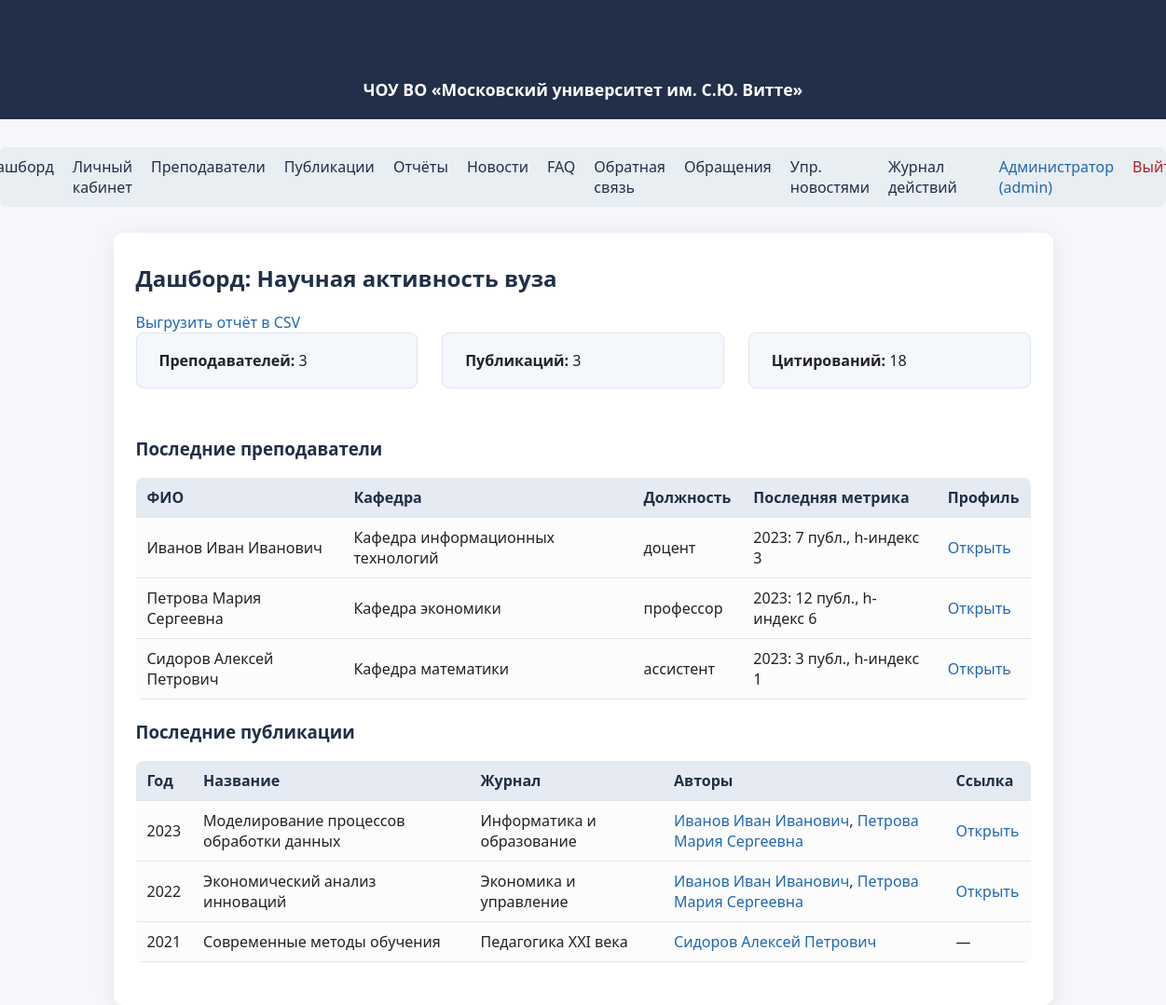
Page / (signed in) on the earlier database version.
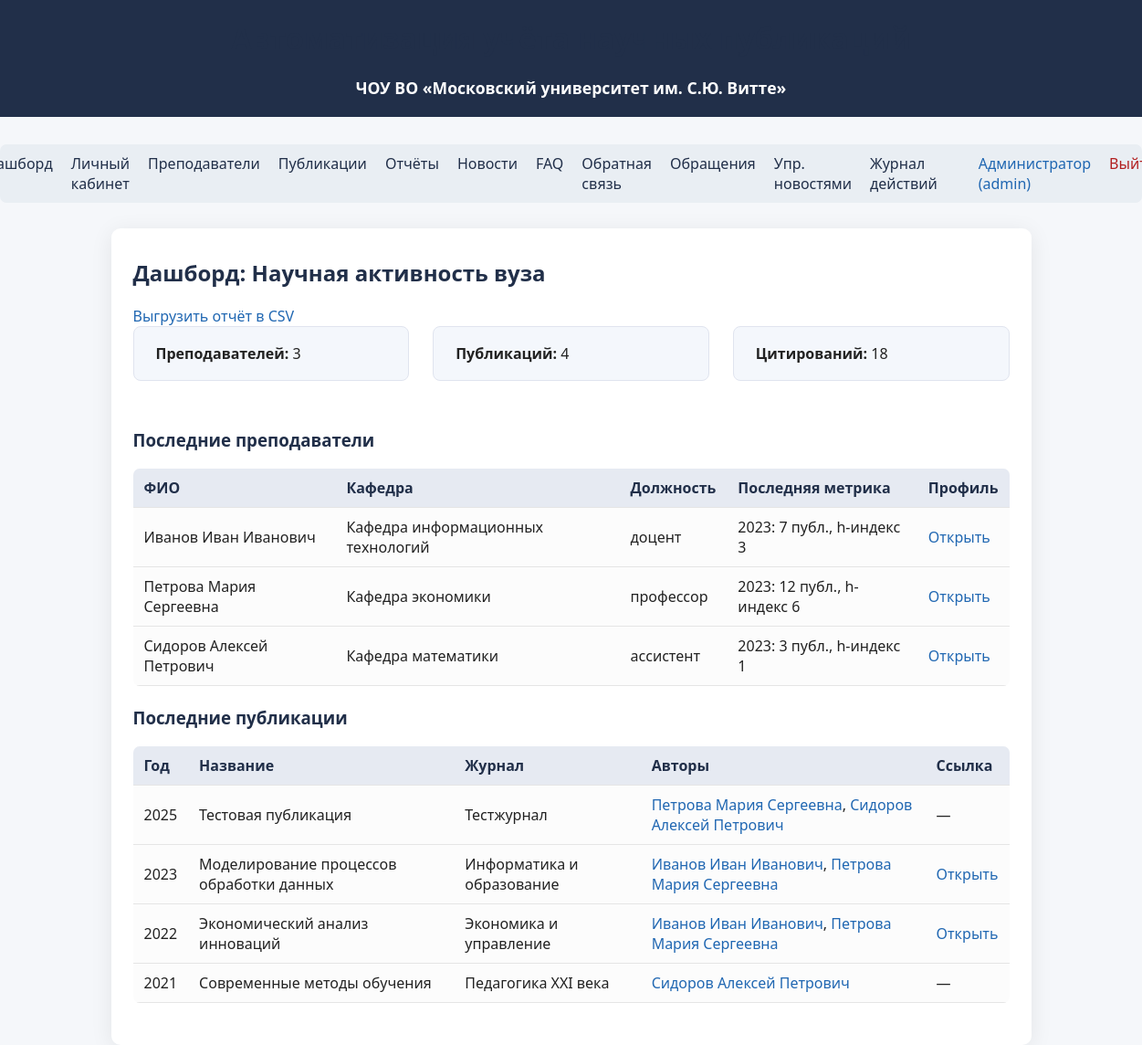
Same page on the later database version.
### tables this page shows
CREATE TABLE lecturers (
            id INTEGER PRIMARY KEY AUTOINCREMENT,
            fio TEXT,
            position TEXT,
            department TEXT,
            academic_degree TEXT,
            orcid TEXT,
            email TEXT
        );

CREATE TABLE metrics (
            id INTEGER PRIMARY KEY AUTOINCREMENT,
            lecturer_id INTEGER,
            year INTEGER,
            total_publications INTEGER,
            total_citations INTEGER,
            h_index INTEGER,
            rinz INTEGER,
            scopus INTEGER,
            wos INTEGER,
            gs INTEGER,
            FOREIGN KEY(lecturer_id) REFERENCES lecturers(id)
        );

CREATE TABLE publications (
            id INTEGER PRIMARY KEY AUTOINCREMENT,
            title TEXT,
            year INTEGER,
            journal TEXT,
            source TEXT,
            link TEXT,
            citations INTEGER,
            doi TEXT
        );

### app/routes.py (the view)
@bp.route('/')
@login_required()
def dashboard():
    lecturers = get_all_lecturers()
    pubs = get_all_publications()
    metrics = {}
    for l in lecturers:
        m = get_metrics_by_lecturer(l['id'])
        metrics[l['id']] = m[0] if m else None
    feedback_list = []
    if g.user and g.user['role'] == 'admin':
        feedback_list = get_all_feedback()
    return render_template('dashboard.html', lecturers=lecturers, pubs=pubs, metrics=metrics, feedback_list=feedback_list)

### app/models.py (called while the page is built)
def get_db():
    db = getattr(g, '_database', None)
    if db is None:
        db = g._database = sqlite3.connect(DATABASE)
        db.row_factory = sqlite3.Row
    return db

def get_user_by_id(user_id):
    db = get_db()
    user = db.execute(
        "SELECT * FROM users WHERE id = ?", (user_id,)
    ).fetchone()
    return user

def get_all_lecturers():
    db = get_db()
    return db.execute(
        "SELECT * FROM lecturers"
    ).fetchall()

def get_all_publications():
    db = get_db()
    pubs = db.execute(
        "SELECT * FROM publications ORDER BY year DESC"
    ).fetchall()
    return pubs

def get_publications_by_lecturer(lecturer_id):
    db = get_db()
    pubs = db.execute(
        "SELECT p.* FROM publications p "
        "JOIN lecturer_publications lp ON p.id = lp.publication_id "
        "WHERE lp.lecturer_id = ? ORDER BY p.year DESC",
        (lecturer_id,)
    ).fetchall()
    return pubs

def get_metrics_by_lecturer(lecturer_id):
    db = get_db()
    return db.execute(
        "SELECT * FROM metrics WHERE lecturer_id = ? ORDER BY year DESC",
        (lecturer_id,)
    ).fetchall()

### app/templates/dashboard.html (shortened to what this page needs)
{% extends "base.html" %}
{% block content %}
<h2>Дашборд: Научная активность вуза</h2>
{% if g.user and g.user['role'] == 'admin' %}
    <a href="{{ url_for('main.export_dashboard') }}" class="btn" style="margin-bottom: 18px;">Выгрузить отчёт в CSV</a>
{% endif %}
<div style="display:flex;flex-wrap:wrap;gap:26px;margin-bottom:28px;">
    <div class="profile-card" style="flex:1;">
        <b>Преподавателей:</b> {{ lecturers|length }}
    </div>
    <div class="profile-card" style="flex:1;">
        <b>Публикаций:</b> {{ pubs|length }}
    </div>
    <div class="profile-card" style="flex:1;">
        <b>Цитирований:</b>
        {{
            pubs|map(attribute='citations')|map('int')|sum
        }}
    </div>
</div>
<h3>Последние преподаватели</h3>
<table>
    <thead>
        <tr>
            <th>ФИО</th>
            <th>Кафедра</th>
            <th>Должность</th>
            <th>Последняя метрика</th>
            <th>Профиль</th>
        </tr>
    </thead>
    <tbody>
    {% for l in lecturers[:5] %}
        <tr>
            <td>{{ l['fio'] }}</td>
            <td>{{ l['department'] }}</td>
            <td>{{ l['position'] }}</td>
            <td>
                {% set m = metrics.get(l['id']) %}
                {% if m %}
                    {{ m['year'] }}: {{ m['total_publications'] }} публ., h-индекс {{ m['h_index'] }}
                {% else %}
                    —
                {% endif %}
            </td>
            <td><a href="{{ url_for('main.lecturer_profile', lecturer_id=l['id']) }}">Открыть</a></td>
        </tr>
    {% endfor %}
    </tbody>
</table>
<h3>Последние публикации</h3>
<table>
    <thead>
        <tr>
            <th>Год</th>
            <th>Название</th>
            <th>Журнал</th>
            <th>Авторы</th>
            <th>Ссылка</th>
        </tr>
    </thead>
    <tbody>
    {% for pub in pubs[:5] %}
        <tr>
            <td>{{ pub['year'] }}</td>
            <td>{{ pub['title'] }}</td>
            <td>{{ pub['journal'] }}</td>
            <td>
                {% set authors = [] %}
                {% for lecturer in lecturers %}
                    {% for lp in get_publications_by_lecturer(lecturer['id']) %}
                        {% if lp['id'] == pub['id'] %}
                            {% set _ = authors.append('<a href="' ~ url_for('main.lecturer_profile', lecturer_id=lecturer['id']) ~ '">' ~ lecturer['fio'] ~ '</a>') %}
                        {% endif %}
                    {% endfor %}
                {% endfor %}
                {{ authors|join(', ')|safe }}
            </td>
            <td>
                {% if pub['link'] %}
                    <a href="{{ pub['link'] }}" target="_blank">Открыть</a>
                {% else %}
                    —
                {% endif %}
            </td>
        </tr>
    {% endfor %}
    </tbody>
</table>
{% endblock %}

Differences in the rows shown:
added publications: year "2025", title "Тестовая публикация", journal "Тестжурнал", authors "Петрова Мария Сергеевна , Сидоров Алексей Петрович"
Other differences:
{{ pubs|length }}: "3" → "4"
